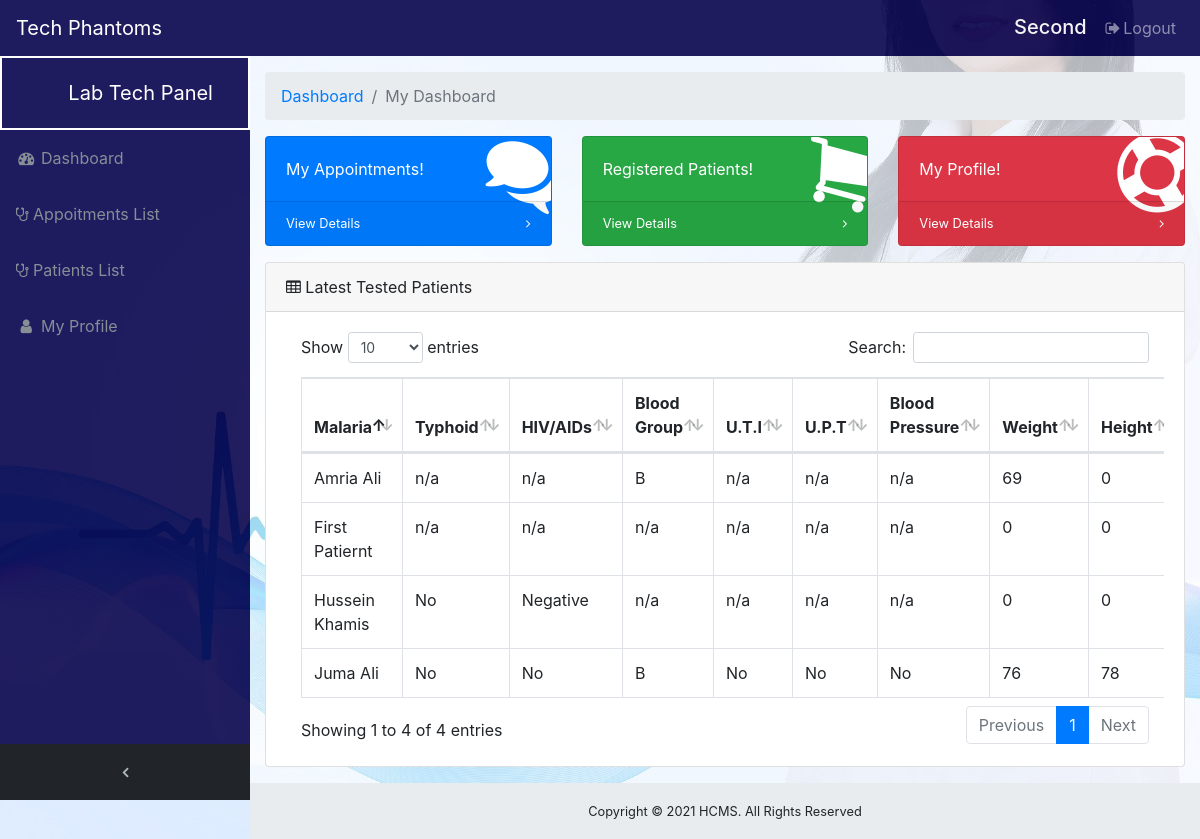
/lab_tech/index.php (signed in), run on the app's committed database.
### tables this page shows
CREATE TABLE `lab_results` (
  `id` int(11) NOT NULL,
  `patient_id` int(11) NOT NULL,
  `malaria` varchar(30) NOT NULL,
  `typhoid` varchar(100) NOT NULL,
  `HIV/AIDs` varchar(100) NOT NULL,
  `blood_group` varchar(100) NOT NULL,
  `UTI` varchar(100) NOT NULL,
  `UTP` varchar(100) NOT NULL,
  `blood_pressure` varchar(100) NOT NULL,
  `weight` int(11) NOT NULL,
  `height` int(11) NOT NULL,
  `allergy` varchar(5) NOT NULL,
  `checked_by` varchar(100) NOT NULL,
  `status` int(11) NOT NULL DEFAULT '0'
);

CREATE TABLE `patient` (
  `patient_id` int(11) NOT NULL,
  `fname` varchar(100) NOT NULL,
  `lname` varchar(25) NOT NULL,
  `status` varchar(100) NOT NULL,
  `regNumber` varchar(100) NOT NULL,
  `address` varchar(30) NOT NULL,
  `phone` varchar(15) NOT NULL,
  `email` varchar(30) NOT NULL,
  `dob` date NOT NULL,
  `gender` varchar(10) NOT NULL,
  `regDate` date NOT NULL,
  `code` int(15) NOT NULL,
  `treated` int(11) NOT NULL DEFAULT '0'
);

### lab_tech/index.php (the view, shortened to what this page needs)
<?php include 'header.php'; ?>
  <div class="content-wrapper">
    <div class="container-fluid">
      <ol class="breadcrumb">
        <li class="breadcrumb-item">
          <a href="#">Dashboard</a>
        </li>
        <li class="breadcrumb-item active">My Dashboard</li>
      </ol>
      <div class="row">
        <div class="col-xl-4 col-sm-6 mb-3">
          <div class="card text-white bg-primary o-hidden h-100">
            <div class="card-body">
              <div class="card-body-icon">
                <i class="fa fa-fw fa-comments"></i>
              </div>
              <div class="mr-5">My Appointments!</div>
            </div>
            <a class="card-footer text-white clearfix small z-1" href="appointments.php">
              <span class="float-left">View Details</span>
              <span class="float-right">
                <i class="fa fa-angle-right"></i>
              </span>
            </a>
          </div>
        </div>
        <div class="col-xl-4 col-sm-6 mb-3">
          <div class="card text-white bg-success o-hidden h-100">
            <div class="card-body">
              <div class="card-body-icon">
                <i class="fa fa-fw fa-shopping-cart"></i>
              </div>
              <div class="mr-5">Registered Patients!</div>
            </div>
            <a class="card-footer text-white clearfix small z-1" href="patient_list.php">
              <span class="float-left">View Details</span>
              <span class="float-right">
                <i class="fa fa-angle-right"></i>
              </span>
            </a>
          </div>
        </div>
        <div class="col-xl-4 col-sm-6 mb-3">
          <div class="card text-white bg-danger o-hidden h-100">
            <div class="card-body">
              <div class="card-body-icon">
                <i class="fa fa-fw fa-support"></i>
              </div>
              <div class="mr-5">My Profile!</div>
            </div>
            <a class="card-footer text-white clearfix small z-1" href="profile.php">
              <span class="float-left">View Details</span>
              <span class="float-right">
                <i class="fa fa-angle-right"></i>
              </span>
            </a>
          </div>
        </div>
      </div>
      <div class="card mb-3">
        <div class="card-header">
          <i class="fa fa-table"></i> Latest Tested Patients</div>
        <div class="card-body">
          <div class="table-responsive">
            <table class="table table-bordered" id="dataTable" width="100%" cellspacing="0">
              <thead>
                <tr>
                  <tr>
                  <th>Malaria</th>
                  <th>Typhoid</th>
                  <th>HIV/AIDs</th>
                  <th>Blood Group</th>
                  <th>U.T.I</th>
                  <th>U.P.T</th>
                  <th>Blood Pressure</th>
                  <th>Weight</th>
                  <th>Height</th>
                </tr>
                </tr>
              </thead>
              <tbody>
                <?php
                include 'includes/config.php';
                $sql = mysqli_query($con, "SELECT * FROM lab_results INNER JOIN patient ON lab_results.patient_id = patient.patient_id ORDER BY lab_results.patient_id DESC LIMIT 4");
                while($data = mysqli_fetch_array($sql)){?>
                  <tr>
                    <td><?php echo $data['fname']." ".$data['lname']; ?></td>
                    <td><?php echo $data[3]; ?></td>
                    <td><?php echo $data[4]; ?></td>
                    <td><?php echo $data[5]; ?></td>
                    <td><?php echo $data[6]; ?></td>
                    <td><?php echo $data[7]; ?></td>
                    <td><?php echo $data[8]; ?></td>
                    <td><?php echo $data[9]; ?></td>
                    <td><?php echo $data[10]; ?></td>
                  </tr>
               <?php } ?>
              </tbody>
            </table>
          </div>
        </div>
      </div>
    </div>
    <?php include 'footer.php'?>

### lab_tech/css/sb-admin.css (style rules this page uses)
html { position: relative; min-height: 100%; }
body { overflow-x: hidden; }
body.sticky-footer { margin-bottom: 56px; }
body.sticky-footer .content-wrapper { min-height: calc(100vh - 56px - 56px); }
body.fixed-nav { padding-top: 56px; }
.content-wrapper { min-height: calc(100vh - 56px); padding-top: 1rem; }
.o-hidden { overflow: hidden !important; }
.z-1 { z-index: 1; }
.content-wrapper { overflow-x: hidden; background: #ffffff9e; }
@media (min-width: 992px) { .content-wrapper { margin-left: 250px; } }
.card-body-icon { position: absolute; z-index: 0; top: -25px; right: -25px; font-size: 5rem; -webkit-transform: rotate(15deg); -ms-transform: rotate(15deg); transform: rotate(15deg); }
body#page-top { background-image: url(login-page-bg.jpg); background-size: cover; background-repeat: no-repeat; background-position: center; }

### data on the page
lab_results: patient.fname "First", patient.lname "Patiernt", typhoid "n/a", value "n/a", blood_group "n/a", UTI "n/a", UTP "n/a", blood_pressure "n/a", weight "0", height "0"
lab_results: patient.fname "Amria", patient.lname "Ali", typhoid "n/a", value "n/a", blood_group "B", UTI "n/a", UTP "n/a", blood_pressure "n/a", weight "69", height "0"
lab_results: patient.fname "Juma", patient.lname "Ali", typhoid "No", value "No", blood_group "B", UTI "No", UTP "No", blood_pressure "No", weight "76", height "78"
lab_results: patient.fname "Hussein", patient.lname "Khamis", typhoid "No", value "Negative", blood_group "n/a", UTI "n/a", UTP "n/a", blood_pressure "n/a", weight "0", height "0"

### other printed values
$_SESSION['username'] "Second"
